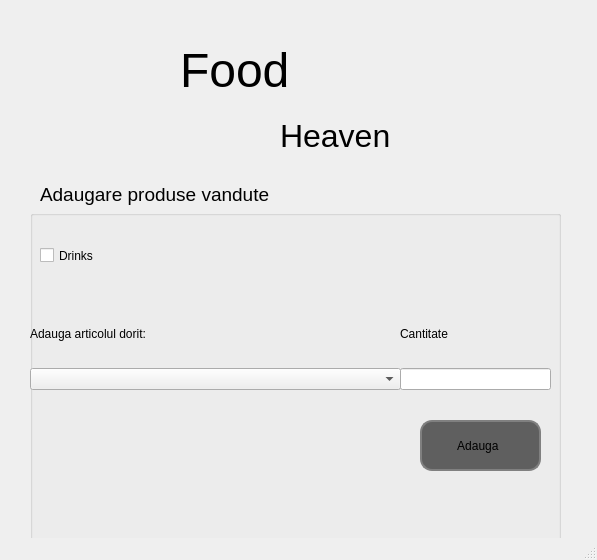
<?xml version="1.0" encoding="UTF-8"?>
<ui version="4.0">
 <class>SellRegister</class>
 <widget class="QMainWindow" name="SellRegister">
  <property name="geometry">
   <rect>
    <x>0</x>
    <y>0</y>
    <width>597</width>
    <height>560</height>
   </rect>
  </property>
  <property name="maximumSize">
   <size>
    <width>20000</width>
    <height>16777215</height>
   </size>
  </property>
  <property name="windowTitle">
   <string>MainWindow</string>
  </property>
  <property name="windowIcon">
   <iconset resource="../resouces.qrc">
    <normaloff>:/assets/hamburger_logo.png</normaloff>:/assets/hamburger_logo.png</iconset>
  </property>
  <widget class="QWidget" name="centralwidget">
   <widget class="QLabel" name="label_7">
    <property name="geometry">
     <rect>
      <x>280</x>
      <y>100</y>
      <width>181</width>
      <height>71</height>
     </rect>
    </property>
    <property name="font">
     <font>
      <pointsize>24</pointsize>
     </font>
    </property>
    <property name="text">
     <string>Heaven</string>
    </property>
   </widget>
   <widget class="QLabel" name="label_5">
    <property name="geometry">
     <rect>
      <x>20</x>
      <y>10</y>
      <width>221</width>
      <height>141</height>
     </rect>
    </property>
    <property name="text">
     <string/>
    </property>
    <property name="pixmap">
     <pixmap resource="../resouces.qrc">:/assets/hamburger_logo.png</pixmap>
    </property>
   </widget>
   <widget class="QLabel" name="label_6">
    <property name="geometry">
     <rect>
      <x>180</x>
      <y>-20</y>
      <width>231</width>
      <height>181</height>
     </rect>
    </property>
    <property name="font">
     <font>
      <pointsize>36</pointsize>
     </font>
    </property>
    <property name="text">
     <string>Food</string>
    </property>
   </widget>
   <widget class="QGroupBox" name="groupBox">
    <property name="geometry">
     <rect>
      <x>30</x>
      <y>210</y>
      <width>531</width>
      <height>351</height>
     </rect>
    </property>
    <property name="title">
     <string/>
    </property>
    <widget class="QCheckBox" name="checkBox">
     <property name="geometry">
      <rect>
       <x>10</x>
       <y>30</y>
       <width>371</width>
       <height>31</height>
      </rect>
     </property>
     <property name="text">
      <string>Drinks</string>
     </property>
    </widget>
    <widget class="QWidget" name="verticalLayoutWidget_2">
     <property name="geometry">
      <rect>
       <x>370</x>
       <y>90</y>
       <width>151</width>
       <height>101</height>
      </rect>
     </property>
     <layout class="QVBoxLayout" name="verticalLayout_2">
      <property name="spacing">
       <number>0</number>
      </property>
      <property name="sizeConstraint">
       <enum>QLayout::SetDefaultConstraint</enum>
      </property>
      <item>
       <widget class="QLabel" name="label_2">
        <property name="maximumSize">
         <size>
          <width>250</width>
          <height>50</height>
         </size>
        </property>
        <property name="text">
         <string>Cantitate</string>
        </property>
       </widget>
      </item>
      <item>
       <widget class="QLineEdit" name="lineEdit"/>
      </item>
     </layout>
    </widget>
    <widget class="QPushButton" name="pushButton">
     <property name="geometry">
      <rect>
       <x>390</x>
       <y>210</y>
       <width>121</width>
       <height>51</height>
      </rect>
     </property>
     <property name="styleSheet">
      <string notr="true">QPushButton{
background:#5F5F5F;
border: 2px solid gray;
border-radius:12px;
padding:10 10 10 8px;
}</string>
     </property>
     <property name="text">
      <string>Adauga </string>
     </property>
    </widget>
    <widget class="QWidget" name="verticalLayoutWidget">
     <property name="geometry">
      <rect>
       <x>0</x>
       <y>90</y>
       <width>371</width>
       <height>101</height>
      </rect>
     </property>
     <layout class="QVBoxLayout" name="verticalLayout">
      <property name="spacing">
       <number>0</number>
      </property>
      <property name="sizeConstraint">
       <enum>QLayout::SetDefaultConstraint</enum>
      </property>
      <item>
       <widget class="QLabel" name="label">
        <property name="maximumSize">
         <size>
          <width>250</width>
          <height>50</height>
         </size>
        </property>
        <property name="text">
         <string>Adauga articolul dorit:</string>
        </property>
       </widget>
      </item>
      <item>
       <widget class="QComboBox" name="comboBox">
        <property name="styleSheet">
         <string notr="true">QcomboBox{
cp;pr:#5F5F5F;
}</string>
        </property>
       </widget>
      </item>
     </layout>
    </widget>
   </widget>
   <widget class="QLabel" name="label_11">
    <property name="geometry">
     <rect>
      <x>40</x>
      <y>150</y>
      <width>381</width>
      <height>89</height>
     </rect>
    </property>
    <property name="minimumSize">
     <size>
      <width>20</width>
      <height>20</height>
     </size>
    </property>
    <property name="font">
     <font>
      <pointsize>14</pointsize>
     </font>
    </property>
    <property name="text">
     <string>Adaugare produse vandute</string>
    </property>
   </widget>
  </widget>
  <widget class="QMenuBar" name="menubar">
   <property name="geometry">
    <rect>
     <x>0</x>
     <y>0</y>
     <width>597</width>
     <height>31</height>
    </rect>
   </property>
  </widget>
  <widget class="QStatusBar" name="statusbar"/>
 </widget>
 <resources>
  <include location="../resouces.qrc"/>
 </resources>
 <connections/>
</ui>
